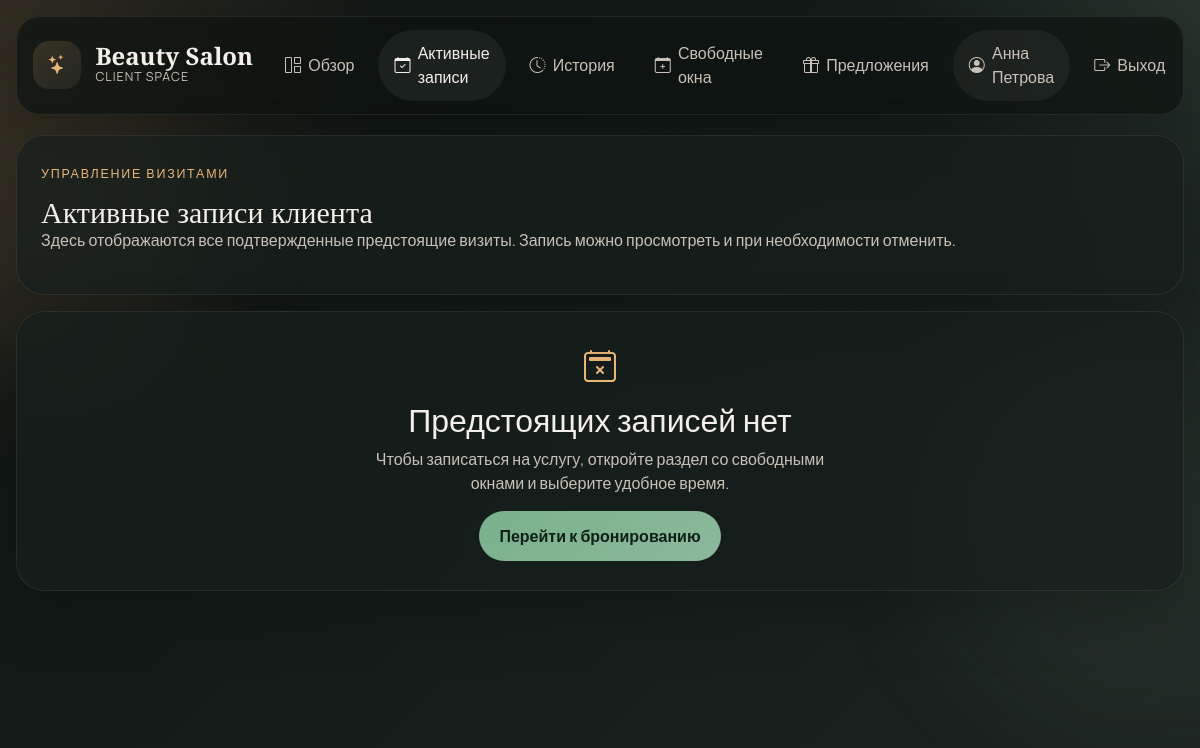
Before: /appointments (signed in) with the older database file.
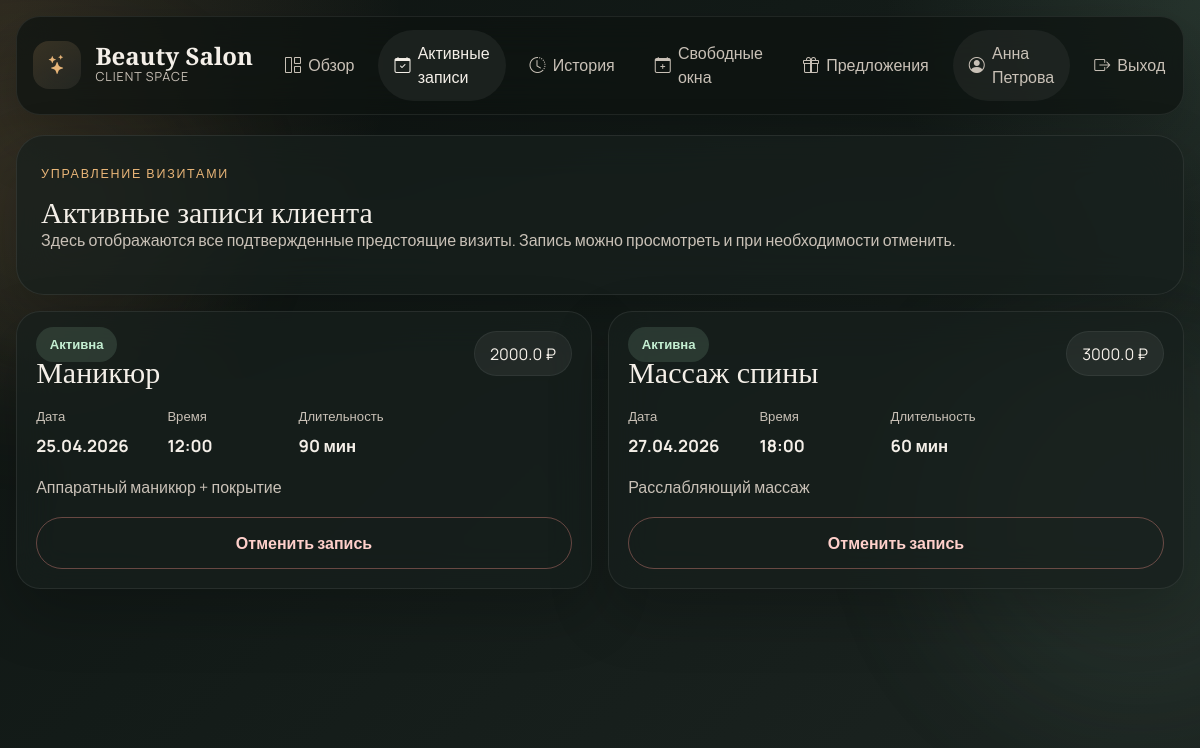
After: the same page with the newer database file.
### models.py (models this page shows)
class Appointment(db.Model):
    __tablename__ = 'appointments'
    id = db.Column(db.Integer, primary_key=True)
    client_id = db.Column(db.Integer, db.ForeignKey('users.id'))
    service_id = db.Column(db.Integer, db.ForeignKey('services.id'))
    start_time = db.Column(db.DateTime, nullable=False)
    status = db.Column(db.String(20), default='active')  # active, completed, cancelled
    service = db.relationship('Service')

class Service(db.Model):
    __tablename__ = 'services'
    id = db.Column(db.Integer, primary_key=True)
    name = db.Column(db.String(100), nullable=False)
    duration = db.Column(db.Integer, nullable=False)  # minutes
    price = db.Column(db.Float, nullable=False)
    description = db.Column(db.Text)

### app.py (the view)
@app.route("/appointments")
@login_required
def appointments():
    now = datetime.now()
    active = Appointment.query.filter(
        Appointment.client_id == current_user.id,
        Appointment.status == "active",
        Appointment.start_time > now,
    ).order_by(Appointment.start_time.asc()).all()
    return render_template("appointments.html", appointments=active)

### app.py (called while the page is built)
@login_manager.user_loader
def load_user(user_id):
    return db.session.get(User, int(user_id))

@app.context_processor
def inject_navigation_state():
    return {"now": datetime.now()}

### templates/appointments.html (shortened to what this page needs)
{% extends "base.html" %}
{% block content %}
<section class="page-header glass-panel">
    <span class="section-kicker">Управление визитами</span>
    <h1>Активные записи клиента</h1>
    <p>Здесь отображаются все подтвержденные предстоящие визиты. Запись можно просмотреть и при необходимости отменить.</p>
</section>
{% if appointments %}
    <section class="detail-grid">
        {% for appt in appointments %}
            <article class="glass-panel detail-card">
                <div class="detail-card-top">
                    <div>
                        <span class="status-chip status-active">Активна</span>
                        <h2>{{ appt.service.name }}</h2>
                    </div>
                    <div class="price-chip">{{ appt.service.price }} ₽</div>
                </div>
                <div class="detail-metrics">
                    <div><span>Дата</span><strong>{{ appt.start_time.strftime('%d.%m.%Y') }}</strong></div>
                    <div><span>Время</span><strong>{{ appt.start_time.strftime('%H:%M') }}</strong></div>
                    <div><span>Длительность</span><strong>{{ appt.service.duration }} мин</strong></div>
                </div>
                <p class="detail-text">{{ appt.service.description }}</p>
                <form action="{{ url_for('cancel_appointment', appointment_id=appt.id) }}" method="POST">
                    <button type="submit" class="btn btn-outline-danger w-100">Отменить запись</button>
                </form>
            </article>
        {% endfor %}
    </section>
{% else %}
    <section class="glass-panel empty-shell">
        <div class="empty-state">
            <i class="bi bi-calendar2-x"></i>
            <h2>Предстоящих записей нет</h2>
            <p>Чтобы записаться на услугу, откройте раздел со свободными окнами и выберите удобное время.</p>
            <a href="{{ url_for('free_slots') }}" class="btn btn-success">Перейти к бронированию</a>
        </div>
    </section>
{% endif %}
{% endblock %}

Changed rows visible on the page:
added Appointment: service.name "Маникюр", service.price "2000.0", start_time "25.04.2026", start_time "12:00", service.duration "90", service.description "Аппаратный маникюр + покрытие"
added Appointment: service.name "Массаж спины", service.price "3000.0", start_time "27.04.2026", start_time "18:00", service.duration "60", service.description "Расслабляющий массаж"
Other visible differences:
text no longer shown: "Предстоящих записей нет Чтобы записаться на услугу, откройте раздел со свободными окнами и выберите удобное время. Перейти к бронированию"
